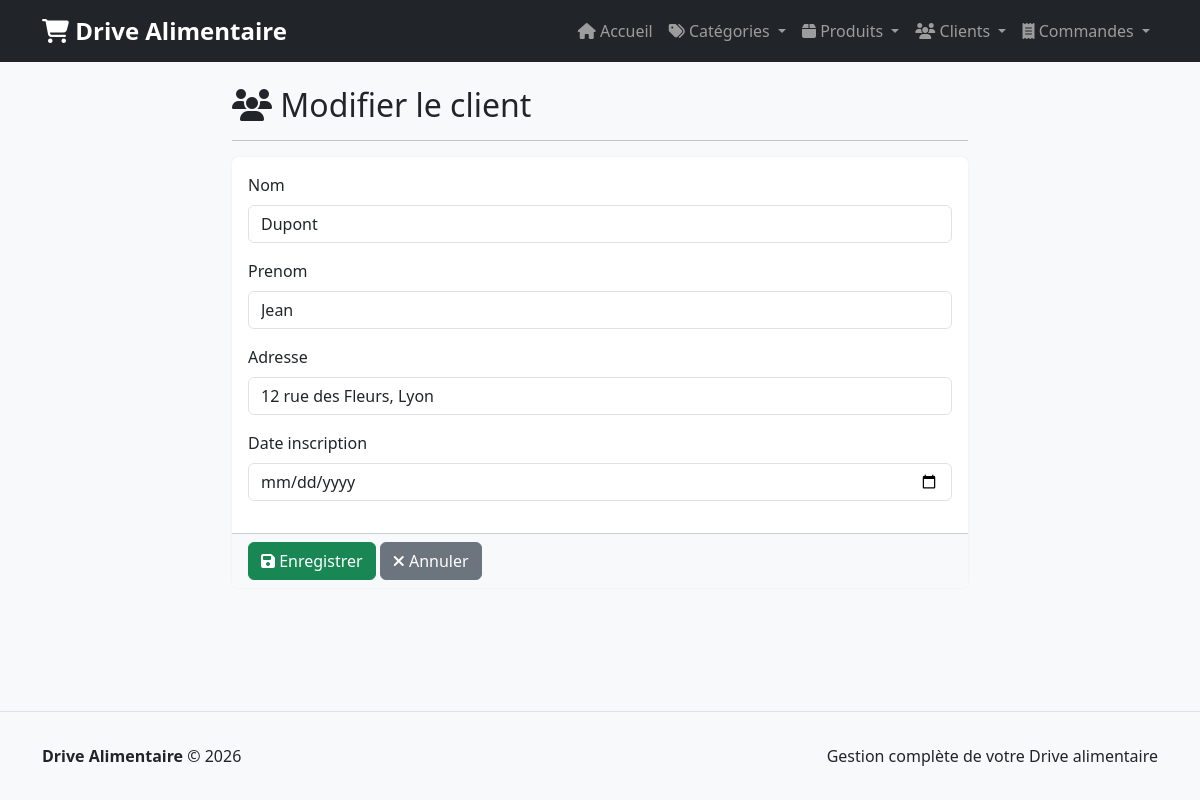
Screenshot of /clients/1/modifier/ with the database file from the repository.
### app/models_sqlite.py (models this page shows, shortened)
class Client(models.Model):
    numero_client = models.IntegerField(unique=True)
    nom = models.CharField(max_length=100)
    prenom = models.CharField(max_length=100)
    adresse = models.CharField(max_length=255)
    date_inscription = models.DateField()
    date_creation = models.DateTimeField(auto_now_add=True)
    class Meta:
        db_table = 'clients'
        ordering = ['numero_client']

### app/views.py (the view)
# urls.py: path('clients/<id>/modifier/', views.modifier_client, name='modifier_client'),
def modifier_client(request, id):
    client = get_object_or_404(Client, id=id)
    if request.method == 'POST':
        form = ClientForm(request.POST)
        if form.is_valid():
            client.nom = form.cleaned_data['nom']
            client.prenom = form.cleaned_data['prenom']
            client.adresse = form.cleaned_data['adresse']
            client.date_inscription = form.cleaned_data['date_inscription']
            client.save()
            messages.success(request, 'Client modifié avec succès!')
            return redirect('liste_clients')
    else:
        form = ClientForm(initial={
            'nom': client.nom,
            'prenom': client.prenom,
            'adresse': client.adresse,
            'date_inscription': client.date_inscription
        })
    return render(request, 'clients/form.html', {
        'form': form,
        'titre': 'Modifier le client'
    })

### app/forms.py
class ClientForm(forms.Form):
    nom = forms.CharField(
        max_length=100,
        widget=forms.TextInput(attrs={'class': 'form-control', 'placeholder': 'Nom'})
    )
    prenom = forms.CharField(
        max_length=100,
        widget=forms.TextInput(attrs={'class': 'form-control', 'placeholder': 'Prénom'})
    )
    adresse = forms.CharField(
        max_length=255,
        widget=forms.TextInput(attrs={'class': 'form-control', 'placeholder': 'Adresse'})
    )
    date_inscription = forms.DateField(
        widget=forms.DateInput(attrs={'class': 'form-control', 'type': 'date'})
    )

### templates/clients/form.html (shortened to what this page needs)
{% extends "base.html" %}
{% block content %}
<div class="row">
    <div class="col-md-8 offset-md-2">
        <h2><i class="fas fa-users"></i> {{ titre }}</h2>
        <hr>
        <form method="post">
            <div class="card">
                <div class="card-body">
                    {% for field in form %}
                        <div class="mb-3">
                            <label for="{{ field.id_for_label }}" class="form-label">{{ field.label }}</label>
                            {% if field.errors %}
                                {{ field }}
                                <div class="invalid-feedback d-block">
                                    {% for error in field.errors %}
                                        {{ error }}
                                    {% endfor %}
                                </div>
                            {% else %}
                                {{ field }}
                            {% endif %}
                        </div>
                    {% endfor %}
                </div>
                <div class="card-footer bg-light">
                    <button type="submit" class="btn btn-success">
                        <i class="fas fa-save"></i> Enregistrer
                    </button>
                    <a href="{% url 'liste_clients' %}" class="btn btn-secondary">
                        <i class="fas fa-times"></i> Annuler
                    </a>
                </div>
            </div>
        </form>
    </div>
</div>
{% endblock %}

### templates/base.html (style rules this page uses)
body { background-color: #f8f9fa; min-height: 100vh; display: flex; flex-direction: column; }
.card { box-shadow: 0 0 0.125rem rgba(0, 0, 0, 0.075); border: none; }

### rows the page displays
Client: form "Dupont" "Jean" "12 rue des Fleurs, Lyon"

### other values shown
{{ titre }} "Modifier le client"
{{ field.label }} "Nom" "Prenom" "Adresse" "Date inscription"
